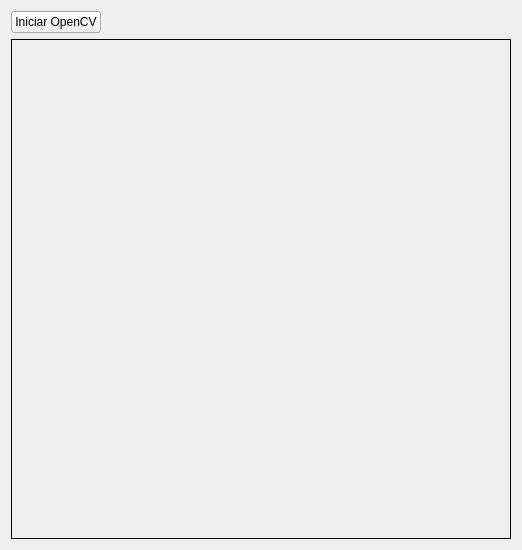
<?xml version="1.0" encoding="UTF-8"?>
<ui version="4.0">
 <class>MainWindow</class>
 <widget class="QMainWindow" name="MainWindow">
  <property name="geometry">
   <rect>
    <x>0</x>
    <y>0</y>
    <width>518</width>
    <height>547</height>
   </rect>
  </property>
  <property name="windowTitle">
   <string>MainWindow</string>
  </property>
  <widget class="QWidget" name="centralWidget">
   <layout class="QGridLayout" name="gridLayout">
    <item row="0" column="0">
     <widget class="QPushButton" name="iniciarOpenCV_button">
      <property name="text">
       <string>Iniciar OpenCV</string>
      </property>
     </widget>
    </item>
    <item row="0" column="1">
     <spacer name="horizontalSpacer">
      <property name="orientation">
       <enum>Qt::Horizontal</enum>
      </property>
      <property name="sizeHint" stdset="0">
       <size>
        <width>412</width>
        <height>20</height>
       </size>
      </property>
     </spacer>
    </item>
    <item row="1" column="0" colspan="2">
     <widget class="QLabel" name="opencvFrame">
      <property name="minimumSize">
       <size>
        <width>500</width>
        <height>500</height>
       </size>
      </property>
      <property name="frameShape">
       <enum>QFrame::Box</enum>
      </property>
      <property name="text">
       <string/>
      </property>
     </widget>
    </item>
   </layout>
  </widget>
 </widget>
 <layoutdefault spacing="6" margin="11"/>
 <resources/>
 <connections/>
</ui>
